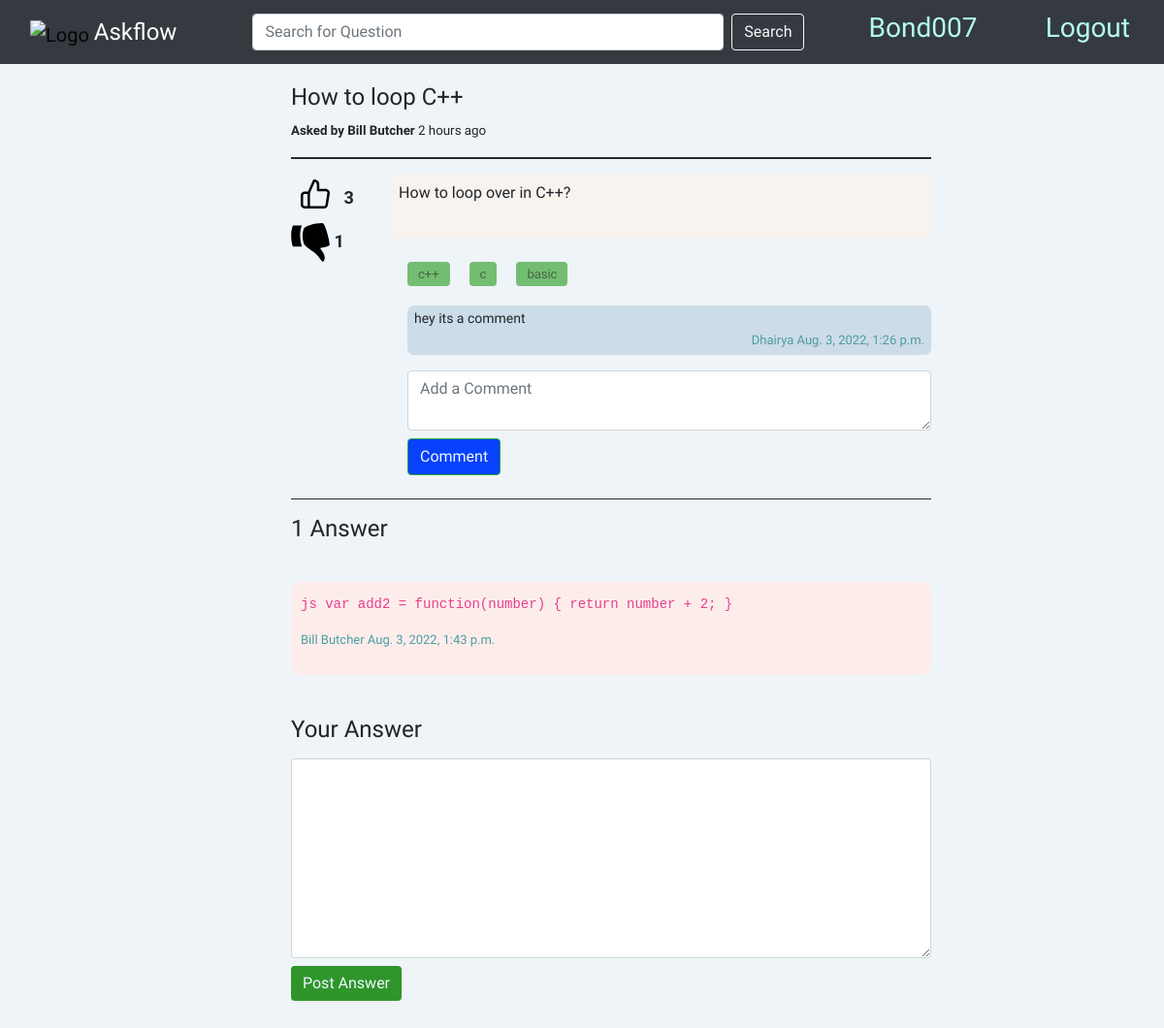
The app's page /question/6 (signed in) with its own data.
### overflow/models.py (models this page shows, shortened)
class User(AbstractUser):
    joined_date = models.DateTimeField(auto_now_add=True)
    answers = models.IntegerField(default=0)
    questions = models.IntegerField(default=0)

class Question(models.Model):
    title = models.CharField(max_length=500)
    body = models.TextField()
    upvotes = models.IntegerField(default=0)
    downvotes = models.IntegerField(default=0)
    user = models.ForeignKey(
        User, on_delete=models.CASCADE, related_name="get_questions"
    )
    date = models.DateTimeField(auto_now_add=True)
    no_answer = models.IntegerField(default=0)
    verified_answer = models.BooleanField(default=False)

class Tags(models.Model):
    tag = models.CharField(max_length=50)
    question = models.ForeignKey(
        Question, on_delete=models.CASCADE, related_name="get_tags"
    )
    class Meta:
        unique_together = (
            "tag",
            "question",
        )

class CommentsQ(models.Model):
    body = models.TextField()
    user = models.ForeignKey(
        User, on_delete=models.CASCADE, related_name="get_comment_user_Q"
    )
    date = models.DateTimeField(auto_now_add=True)
    question = models.ForeignKey(
        Question, on_delete=models.CASCADE, related_name="get_comments_q"
    )

class Answer(models.Model):
    body = models.TextField()
    upvotes = models.IntegerField(default=0)
    downvotes = models.IntegerField(default=0)
    question = models.ForeignKey(
        Question, on_delete=models.CASCADE, related_name="get_answer"
    )
    user = models.ForeignKey(
        User, on_delete=models.CASCADE, related_name="get_ans_user"
    )
    verified_answer = models.BooleanField(default=False)
    date = models.DateTimeField(auto_now_add=True)

### overflow/views.py (the view)
# urls.py: path("question/<int:id>", views.get_question, name="question" ),
def get_question(request, id):
    if request.method == "POST":
        pass
    else:
        que = Question.objects.get(id=id)
        ans = Answer.objects.filter(question=que)
        upvotes = upvotes_Question.objects.filter(question=que).only("user")
        downvotes = downvotes_Question.objects.filter(question=que).only("user")
        upvote = False
        downvote = False
        for vote in upvotes:
            if request.user.id == vote.user.id:
                upvote = True
        for vote in downvotes:
            if request.user.id == vote.user.id:
                downvote = True
        dd = datetime.now(timezone.utc) - que.date
        min = int(round(dd.total_seconds() / 60, 0))
        time = int(round(dd.total_seconds() / 3600, 0))
        print(time)
        if time < 1:
            time = f"{min} minutes"
        else:
            time = f"{time} hours"
        t = Tags.objects.filter(question=que)
        comments = CommentsQ.objects.filter(question=que)
        answers = Answer.objects.filter(question=que)
        for ans in answers:
            ans.body = markdown2.markdown(ans.body)
        return render(
            request,
            "overflow/que.html",
            {
                "question": que,
                "answers": ans,
                "days": f"{(datetime.now(timezone.utc) - que.date).days} days",
                "time": time,
                "body": markdown2.markdown(que.body),
                "upvote": upvote,
                "downvote": downvote,
                "tags": t,
                "comments": comments,
                "answers": answers,
            },
        )

### overflow/templates/overflow/que.html (shortened to what this page needs)
{% extends "overflow/layout.html" %}
{% block body %}
<div class="index">
  <h4> {{question.title}} </h4>
  {% if days == "0 days" %}
  <span id="time"><b>Asked by {{question.user.username}}</b> {{time}} ago</span>
  {% else %}
  <span id="time"><b>Asked by {{question.user.username}}</b> {{days}} ago</span>
  {%endif%}
  <hr />
  <div class="body-vote">
    {% if user.is_authenticated %}
    <div class="vote">
        {% if upvote %}
        <img
            src="../static/overflow/upvote-fill.svg"
            class="me-2"
            height="50"
            alt="Logo"
            loading="lazy"
            id="upvote"
            data-bool="true"
            name="{{question.id}}upvote"
            data-id="{{question.id}}"
            fill="black"
        />
        {% else %}
        <img
            src="../static/overflow/upvote.svg"
            class="me-2"
            height="50"
            alt="Logo"
            loading="lazy"
            id="upvote"
            data-bool="false"
            name="{{question.id}}upvote"
            data-id="{{question.id}}"
            fill="black"
        />
        {% endif %}
        <span class="up__vote">{{question.upvotes}}</span>
        {% if downvote %}
        <img
            src="../static/overflow/downvote-filled.svg"
            class="me-2"
            width="40"
            alt="Logo"
            loading="lazy"
            id="downvote"
            data-bool="true"
            name="{{question.id}}downvote"
            data-id="{{question.id}}"
        />
        {% endif %}
        <span class="down__vote">{{question.downvotes}}</span>
    </div>
    {% endif %}
    <div class="question-body mb-4" id="que-cunt">
      <span id="que-body-js">{{body|safe}}</span>
    </div>
  </div>
  <div class="d-flex justify-content-start pl-10" id="tag-spe" style="margin-bottom: 20px; flex-wrap: wrap;">
    {% for tag in tags %}
    <a id="tag" class="btn" href="{% url 'tag' tag.tag %}">{{ tag.tag }}</a>
    {% endfor %}
  </div>
  <div class="comments">
    {% for comment in comments %}
    <div class="comment-element mt-2">
      <p>{{comment.body|safe}}</p>
      <a href="{% url 'profile' comment.user.id %}" class="comment-writer" style="font-size: 13px;"><p>{{comment.user.username}} {{comment.date}}</p></a>
    </div>
    {% endfor %}
    {% if user.is_authenticated %}
    <form action="{% url 'addCommentQ' %}" method="post">
        <textarea class="form-control mt-3" name="comment" placeholder="Add a Comment"></textarea>
        <input type="submit" value="Comment" class="btn btn-success mt-2 mb-2">
    </form>
    {% else %}
    <div class="comment-element mt-4 p-3">
         <h5 style="color: #AC5362;">Login to write a comment</h5>
    </div>
    {% endif %}
  </div>
  <hr />
  <h4><span id="no_answers">{{question.no_answer}}</span> Answer</h4>
  <div class="all_answers">
    {% for answer in answers %}
    <div class="answer_elements" id="answer_elements{{answer.id}}">
        <div id="ansele{{answer.id}}">
        <span id="sanedo{{answer.id}}">{{answer.body|safe}}</span>
        <a href="{% url 'profile' answer.user.id %}" class="comment-writer" style="font-size: 13px;"><p>{{answer.user.username}} {{answer.date}}</p></a>
        </div>
    </div>
    {% empty %}
    <div class="answer_elements">
      <h4>No answers yet.</h4>
    </div>
    {% endfor %}
   <br />
   <h4>Your Answer</h4>
   {% if user.is_authenticated %}
   <form method="post" action="{% url 'postAnswer' %}">
    <textarea name="answer" class="form-control mt-3" rows="8" placeholder="Your Answer" id="ans-form">
    </textarea>
    <input type="submit" class="btn btn-success mt-2" value="Post Answer" id="submit-btn">
   </form>
   {% else %}
   <div class="answer_elements mt-4">
    <h5 style="color: #AC5362;">Login to Answer</h5>
   </div>
   {% endif %}
  </div>
</div>
{% endblock %}

### overflow/templates/overflow/layout.html (shortened to what this page needs)
{% load static %}
<!DOCTYPE html>
<html lang="en">
    <head>
        <link rel="stylesheet" href="https://stackpath.bootstrapcdn.com/bootstrap/4.4.1/css/bootstrap.min.css">
        <link rel="stylesheet" href="https://cdn.jsdelivr.net/npm/bootstrap-icons@1.5.0/font/bootstrap-icons.css">
        <link href="{% static 'overflow/styles.css' %}" rel="stylesheet">
        <link href="{% static 'overflow/index.css' %}" rel="stylesheet">
    </head>
    <body>
        <nav class="navbar navbar-light bg-dark mr-0">
            <div class="container-fluid">
              <a class="navbar-brand" href="{% url 'index' %}">
                <img
                  src="../static/overflow/download-icon-drawn+social+stack+overflow+icon-1320191384929497317_0.svg"
                  class="me-2"
                  height="50"
                  alt="Logo"
                  loading="lazy"
                />
                <span id="overflow" style="color: white;">Askflow</span>
              </a>
              <form action="{% url 'index' %}" method="post" class="d-flex input-group" id="search">
                <input
                  type="search"
                  class="form-control rounded"
                  placeholder="Search for Question"
                  aria-label="Search"
                  aria-describedby="search-addon"
                  name="search"
                />
                <button class="btn btn-outline-light my-2 my-sm-0 ml-2" type="submit">Search</button>
              </form>
               {% if user.is_authenticated %}
               <a href="{% url 'profile' user.id %}" style="text-decoration: none;"><h3 style="color: rgb(180, 254, 235);" id="HomeB">{{ user.username }}</h3></a>
               <a href="{% url 'logout' %}" style="text-decoration: none;"><h3 style="color: rgb(180, 254, 235);" id="HomeB">Logout</h3></a>
               {% else %}
               <a href="{% url 'login' %}" style="color: rgb(180, 254, 235); text-decoration: none;"><h3 id="HomeB">Login</h3></a>
               <a href="{% url 'register' %}" style="color: rgb(180, 254, 235); text-decoration: none;"><h3 id="HomeB">Register</h3></a>
               {% endif %}
            </div>
          </nav>
        <div class="body">
            {% block body %}
            {% endblock %}
        </div>
    </body>
</html>

### overflow/static/overflow/styles.css (style rules this page uses)
body { background-color: #EFF4F8; font-family: 'Catamaran', sans-serif; }
#overflow { color: rgb(180, 254, 235); font-size: larger; }
#HomeB { cursor: pointer; padding: 4px; }
#search { width: 50%; }
a { text-decoration: none; }
#downvote { cursor: pointer; }
#upvote { cursor: pointer; }

### overflow/static/overflow/index.css (style rules this page uses)
.index { display: block; margin-top: 20px; margin-left: 25%; margin-right: 20%; }
.index .btn { background-color: rgb(8, 65, 254); color: aliceblue; }
hr { size: 3; color: black; height: 1.5px; border-width:0; background-color:rgb(43, 41, 41) }
.index a { text-decoration: none; font-size: 20px; color: #4D9CA1; font-weight: 500; }
a#tag.btn { font-size: 13px; font-weight: 500; width: fit-content; padding: 2px 10px; background-color: #73BD72; color: rgba(16, 15, 15, 0.496); margin-right: 20px; }
span#time { font-size: smaller; margin-top: 8px; }
.vote { flex-direction: column; }
.body-vote { display: flex; flex-direction: row; justify-content: flex-start; }
.question-body { width: 100%; padding: 7px; border-radius: 5px; margin-bottom: 5px; background-color: #F8F3EF; }
.vote { font-size: 18px; font-weight: 600; }
.comments { margin-left: 120px; }
.comment-element { padding: 7px; padding-top: 3px; padding-bottom: 3px; border-radius: 7px; font-size: 14px; background-color: #CCDCE8; }
.comment-element .comment-writer { text-align: right; }
.comment-element p { margin-bottom: 2px; }
#tag-spe { margin-left: 120px; }
.all_answers { margin-top: 40px; margin-bottom: 30px; }
.answer_elements { padding: 10px; margin-bottom: 18px; border-radius: 9px; background-color: #FCEDEB; }
#submit-btn { background-color: #2F952B; border: #2F952B; }

### records on screen
User: username "Bond007"
Question: title "How to loop C++", user.username "Bill Butcher", upvotes "3", downvotes "1", body "How to loop over in C++?", no_answer "1"
Tags: tag "c++"
Tags: tag "c"
Tags: tag "basic"
CommentsQ: body "hey its a comment", user.username "Dhairya", date "Aug. 3, 2022, 1:26 p.m."
Answer: body "js var add2 = function(number) { return number + 2; }", user.username "Bill Butcher", date "Aug. 3, 2022, 1:43 p.m."

### other values on screen
{{ time }} "2 hours"
